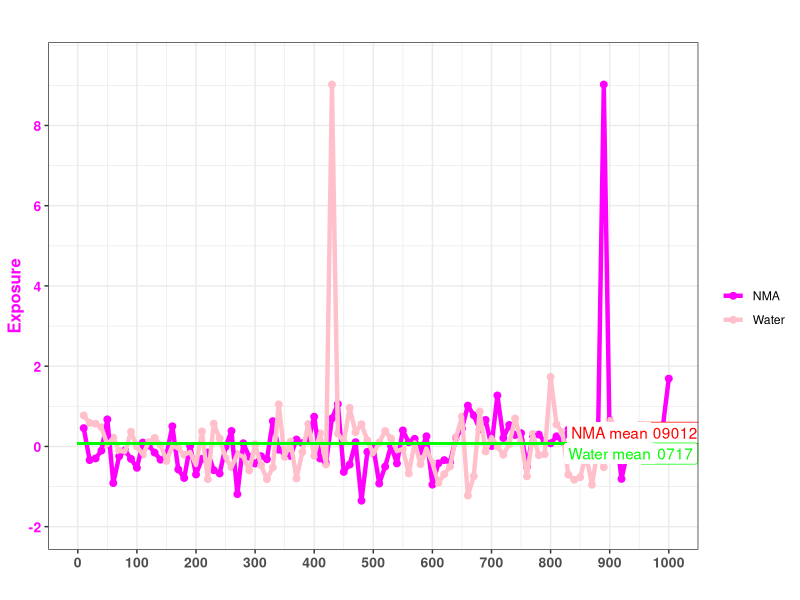
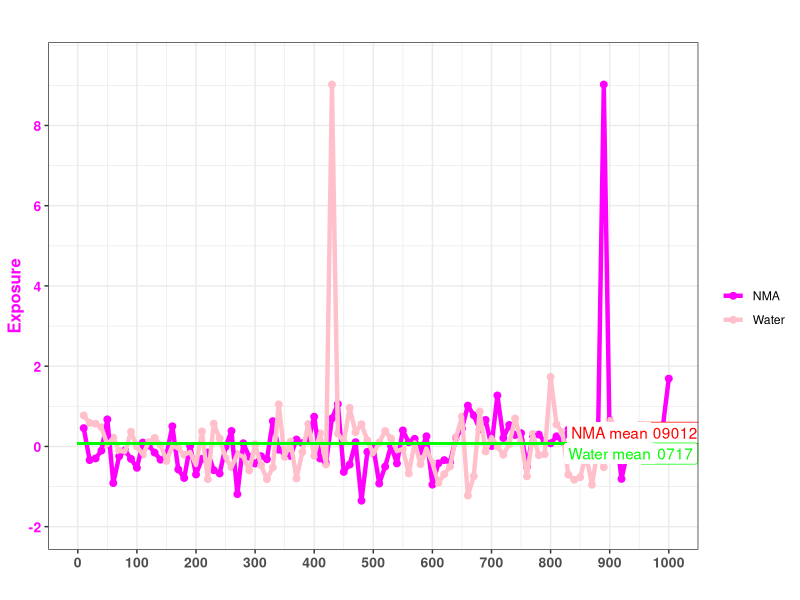

The R script that drew these images, in order:
# R作图
library(ggplot2)
#options(repr.plot.width=20, repr.plot.height=6)

# Import data
rmsf<-read.table("./triad-nma.csv")
rmsf2<-read.table("./triad-water.csv")
name<-c("NMA")
name2<-c("Water")
namemean1<-c("NMA mean")
namemean2<-c("Water mean")

# Define x and y
x<-seq(1,length(rmsf[,7]))
y<-cbind(rmsf[,7])

x2<-seq(1,length(rmsf2[,7]))
y2<-cbind(rmsf2[,7])

# Draw Lines
ggplot()+
geom_point(data=rmsf,aes(x,y,color="magenta1"),    size=2.0)  + 
geom_point(data=rmsf2,aes(x2,y2,color="pink"), size=2.0)  + 
geom_line(data=rmsf,aes(x,y,color="magenta1"),    size=1.5)  + 
geom_line(data=rmsf2,aes(x2,y2,color="pink"), size=1.5)  + 

# mean line
geom_segment(data =rmsf,aes(x=0,xend =100,y=mean(y),yend=mean(y)), color="red")+
geom_segment(data =rmsf2,aes(x=0,xend =100,y=mean(y2),yend=mean(y2)), color="green")+
geom_label(color="red",aes(x=100, y=mean(y)+0.25,label=signif(mean(y), digits = 4), fontface="plain", family="sans")) +
geom_label(color="green",aes(x=100, y=mean(y2)-0.25, label=signif(mean(y2), digits = 4), fontface="plain", family="sans")) +
geom_label(label.size=0,aes(x=90, y=mean(y)+0.25,label=namemean1, fontface="plain", family="sans"), color="red") +
geom_label(label.size=0,aes(x=90, y=mean(y2)-0.25, label=namemean2, fontface="plain", family="sans"), color="green") +

# labs title
labs(title="",x="",y="Exposure") +

# legend
scale_color_manual(name="",values=c("magenta1","pink"),label=c(name,name2)) +

#scale
scale_y_continuous(limits=c(-2,9.5),breaks=seq(-2,9.5,2),label=seq(-2,9.5,2))  +
scale_x_continuous(limits=c(0,100),breaks=seq(0,100,10),label=seq(0,1000,100)) +
theme_bw() +

# theme
theme(
plot.title=element_text(hjust=0.5,size=20),
axis.title.x=element_text(size=12,face="bold"),
axis.title.y=element_text(size=12,face="bold",color="magenta1"),
axis.text.x=element_text(size=10,face="bold"),
axis.text.y=element_text(size=10,face="bold",color="magenta1")
) 

# Save png
ggsave("./Exposure.png",width=18,height=6,dpi=300)

# check whether the unwanted file exists and remove it
file.exists("Rplots.pdf")
file.remove("Rplots.pdf")
